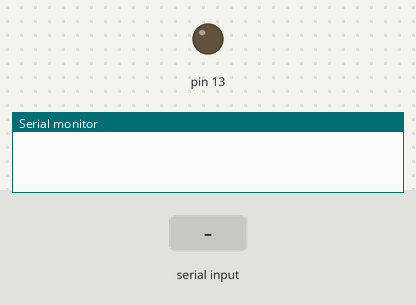
A sketch run on a simulated Arduino Uno, built with avr-gcc and run on an emulated ATmega328P. Parts: output pins drawn as LEDs (lit = HIGH), the last lines printed to the serial monitor. Dashed ring = blinking. The inputs (shaded band) are chosen by the test bench.

Above: at 1.2 s.
1.3 s: "90,45\n" received over the second serial link
At 1.7 s:
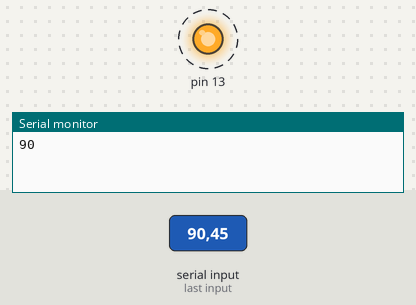
Timing chart, 0 to 10.3 s (numbered marks = the images above; inputs shaded):
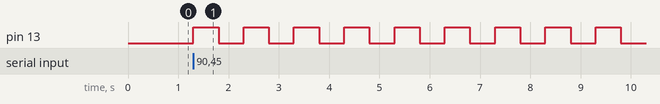

The sketch:

Activity8.2_RX_.ino
```cpp
#include <SoftwareSerial.h>

SoftwareSerial mySerial(2,3);

void setup()
{
  Serial.begin(9600);
  mySerial.begin(9600);
  pinMode(13,OUTPUT);
  digitalWrite(13,LOW);
}

void loop()
{
  while(mySerial.available()>0){
    int val = mySerial.parseInt();
    Serial.println(val);

    for(int i=0;i<val;i++){
      digitalWrite(13,HIGH);
      delay(500);
      digitalWrite(13,LOW);
      delay(500);
    }
  }
}
```

Measured:
- after the input at 1.3 s, pin 13: alternates HIGH for 0.50 s and LOW for 0.50 s, starting at once
